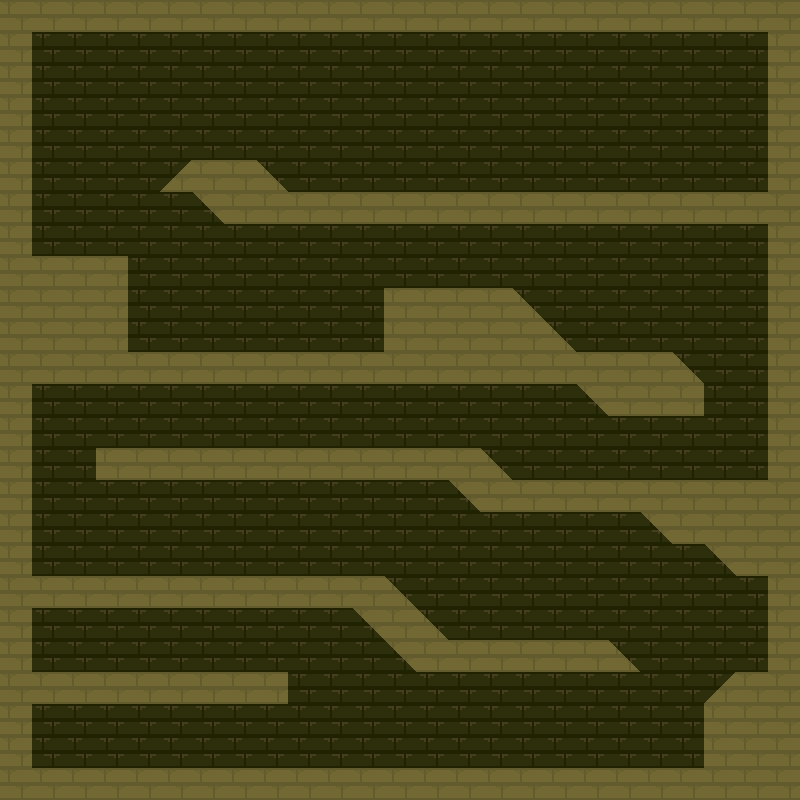

This is a level from a 2D game, rendered from its Tiled map with the project's own tilesets. A one-line summary and the map file follow, with tile-layer data summarised:
An orthogonal 25x25 tile map with 32x32 px tiles, 1 tile layer (Camada de Blocos 1) and 82 objects (38x Box, 22x Ramp, 16x Sensor, 3x Block, 2x Player, ...).

<map version="1.10" tiledversion="1.10.2" orientation="orthogonal" renderorder="right-down" width="25" height="25" tilewidth="32" tileheight="32" infinite="0" nextlayerid="3" nextobjectid="217">
 <tileset firstgid="1" name="blocks" tilewidth="32" tileheight="32" tilecount="64" columns="8">
  <image source="finalBlocks.png" width="256" height="256" />
 </tileset>
 <layer id="1" name="Camada de Blocos 1" width="25" height="25">
  <data>[625 cells, 625 non-empty, 5 distinct tile ids]</data>
 </layer>
 <objectgroup id="2" name="colliders">
  <object id="87" name="Wall" type="Box" x="0.181818" y="0" width="32" height="800" />
  <object id="88" name="Wall" type="Box" x="768.182" y="0" width="32" height="800" />
  <object id="89" name="Floor" type="Box" x="32.1818" y="768" width="439" height="32" />
  <object id="90" name="Floor" type="Box" x="32.1818" y="256" width="94" height="96" />
  <object id="91" name="Floor" type="Box" x="192.182" y="160" width="64" height="32" />
  <object id="93" name="Floor" type="Box" x="386.182" y="288" width="126" height="64" />
  <object id="94" name="Floor" type="Box" x="736.182" y="672" width="32" height="32" />
  <object id="95" name="Wall" type="Box" x="126.182" y="256" width="2" height="96" />
  <object id="96" name="Wall" type="Box" x="384.161" y="287.958" width="2" height="64" />
  <object id="97" name="Wall" type="Box" x="286.184" y="672.564" width="2" height="29.6667" />
  <object id="98" name="Wall" type="Box" x="704.182" y="704" width="64" height="64" />
  <object id="99" name="Floor" type="Box" x="32.1818" y="576" width="352" height="30" />
  <object id="100" name="Floor" type="Box" x="32.1818" y="576" width="352" height="30" />
  <object id="101" name="Floor" type="Box" x="32.2346" y="672.432" width="253.5" height="29.4886" />
  <object id="102" name="Floor" type="Box" x="480.735" y="480.182" width="288" height="29.4886" />
  <object id="103" name="Floor" type="Box" x="32.4012" y="352.849" width="639.75" height="29.4886" />
  <object id="104" name="Floor" type="Box" x="513.443" y="192.266" width="255" height="29.4886" />
  <object id="105" name="Floor" type="Box" x="416.546" y="640.054" width="158" height="29.8697" />
  <object id="106" name="Floor" type="Box" x="128.432" y="448" width="351.845" height="30" />
  <object id="107" name="Ceiling" type="Box" x="32.1818" y="606" width="352" height="2" />
  <object id="108" name="Ceiling" type="Box" x="32.1818" y="606" width="352" height="2" />
  <object id="109" name="Ceiling" type="Box" x="32.2346" y="701.921" width="256" height="1.96591" />
  <object id="110" name="Ceiling" type="Box" x="480.735" y="509.671" width="288" height="1.96591" />
  <object id="111" name="Ceiling" type="Box" x="32.4012" y="382.338" width="672" height="1.96591" />
  <object id="112" name="Ceiling" type="Box" x="224.443" y="221.754" width="544" height="1.96591" />
  <object id="113" name="Ceiling" type="Box" x="416.546" y="669.924" width="224" height="1.96631" />
  <object id="114" name="Ceiling" type="Box" x="96.1818" y="478" width="384" height="2" />
  <object id="115" name="Ceiling" type="Box" x="32.1818" y="0" width="736" height="32" />
  <object id="117" name="Ceiling" type="Box" x="608.182" y="384" width="96" height="32" />
  <object id="118" name="Ceiling" type="Box" x="672.182" y="512" width="96" height="32" />
  <object id="119" name="Ceiling" type="Box" x="736.182" y="544" width="32" height="32" />
  <object id="121" name="Floor" type="Ramp" x="480.279" y="448.014">
   <polygon points="0,0 31.8671,32.2533 -0.0626072,32.3164" />
  </object>
  <object id="122" name="Floor" type="Ramp" x="608.182" y="639.974">
   <polygon points="0,0 31.8125,29.9848 -0.0625,30.0435" />
  </object>
  <object id="123" name="Floor" type="Ramp" x="672.182" y="352.974">
   <polygon points="0,0 31.8125,29.9848 -0.0625,30.0435" />
  </object>
  <object id="124" name="Floor" type="Ramp" x="256.276" y="160">
   <polygon points="0,0 31.8125,31.9375 -0.0625,32" />
  </object>
  <object id="125" name="Floor" type="Ramp" x="512.308" y="288.031">
   <polygon points="0,0 63.9993,64.374 -0.125735,64.5" />
  </object>
  <object id="126" name="Floor" type="Ramp" x="384.429" y="576.213">
   <polygon points="0,0 63.9993,63.4667 -0.125735,63.5909" />
  </object>
  <object id="127" name="Ceiling" type="Ramp" x="416.273" y="672">
   <polygon points="0,0 -31.2727,-31.7273 0,-31.8182" />
  </object>
  <object id="128" name="Ceiling" type="Ramp" x="384.182" y="640">
   <polygon points="0,0 -31.2727,-31.7273 0,-31.8182" />
  </object>
  <object id="129" name="Ceiling" type="Ramp" x="480.595" y="511.87">
   <polygon points="0,0 -31.5771,-31.7273 0,-31.8182" />
  </object>
  <object id="130" name="Ceiling" type="Ramp" x="608.271" y="415.83">
   <polygon points="0,0 -31.5771,-31.7273 0,-31.8182" />
  </object>
  <object id="131" name="Ceiling" type="Ramp" x="224.355" y="223.837">
   <polygon points="0,0 -31.5771,-31.7273 0,-31.8182" />
  </object>
  <object id="132" name="Ceiling" type="Ramp" x="672.182" y="544">
   <polygon points="0,0 -31.5771,-31.7273 0,-31.8182" />
  </object>
  <object id="133" name="Ceiling" type="Ramp" x="736.182" y="576">
   <polygon points="0,0 -31.5771,-31.7273 0,-31.8182" />
  </object>
  <object id="135" name="Floor" type="Ramp" x="128.303" y="448.212">
   <polygon points="0,0 0.0909091,31.9091 -31.7273,32" />
  </object>
  <object id="136" name="Floor" type="Ramp" x="736.091" y="671.904">
   <polygon points="0,0 0.0909091,31.9091 -31.7273,32" />
  </object>
  <object id="137" name="Floor" type="Ramp" x="192.096" y="160.091">
   <polygon points="0,0 0.0860877,29.8525 -30.0446,29.9375" />
  </object>
  <object id="138" name="Ceiling" type="Box" x="160.182" y="190" width="32" height="2" />
  <object id="139" name="SF" type="Sensor" x="672.546" y="126.386" width="64" height="70" />
  <object id="140" name="SW" type="Sensor" x="553.182" y="126.545" width="64" height="70" />
  <object id="141" name="Box" type="Block" x="272.515" y="527" width="45" height="45" />
  <object id="143" name="Floor" type="Box" x="569.182" y="768" width="199" height="32" />
  <object id="151" name="Floor" type="Box" x="576.182" y="640.05" width="32" height="29.8697" />
  <object id="154" name="DF" type="Sensor" x="507.455" y="690.815" width="24" height="24" />
  <object id="156" name="DF" type="Sensor" x="51.1218" y="527.815" width="24" height="24" />
  <object id="157" name="DW" type="Sensor" x="394.122" y="86.815" width="24" height="24" />
  <object id="158" name="DW" type="Sensor" x="241.289" y="318.107" width="24" height="24" />
  <object id="159" name="DW" type="Sensor" x="679.955" y="570.482" width="24" height="24" />
  <object id="170" name="0" type="Platform" x="222.182" y="269" width="64" height="16">
   <properties>
    <property name="BottomLimit" type="float" value="480" />
    <property name="Color" value="Red" />
    <property name="TopLimit" type="float" value="384" />
    <property name="Velocity" type="float" value="2" />
   </properties>
  </object>
  <object id="171" name="WaterGirl" type="Player" x="64.8485" y="625.667" width="32" height="32">
   <ellipse />
  </object>
  <object id="172" name="FireBoy" type="Player" x="66.1818" y="715.667" width="32" height="32">
   <ellipse />
  </object>
  </objectgroup>
</map>
<!-- 21 of 82 objects omitted -->